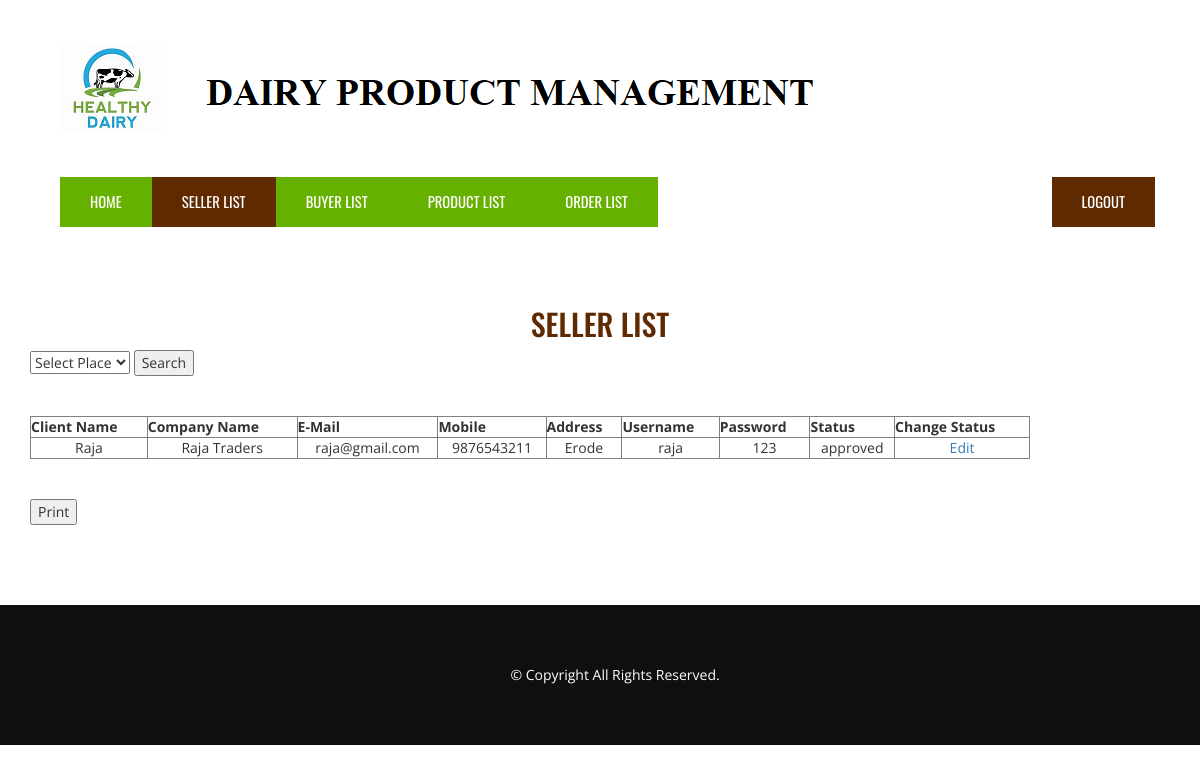
Screenshot of /admin-seller-list-place.php?address=Erode with the database file from the repository.
### tables this page shows
CREATE TABLE IF NOT EXISTS `seller` (
  `id` int(10) NOT NULL AUTO_INCREMENT,
  `sname` varchar(25) NOT NULL,
  `email` varchar(25) NOT NULL,
  `mobile` bigint(10) NOT NULL,
  `address` varchar(100) NOT NULL,
  `company` varchar(25) NOT NULL,
  `username` varchar(25) NOT NULL,
  `password` varchar(25) NOT NULL,
  `status` varchar(25) NOT NULL,
  PRIMARY KEY (`id`),
  UNIQUE KEY `username` (`username`)
);

### admin-seller-list-place.php (the view, shortened to what this page needs)
<?php
$address = $_REQUEST['address'];
$query = "select * from seller where address='$address' order by id desc";
$data = mysql_query($query);
?>
<!DOCTYPE HTML>
<html lang="en-US">
<head>
	<link href="https://maxcdn.bootstrapcdn.com/bootstrap/3.3.6/css/bootstrap.min.css" rel="stylesheet">
	<link rel="stylesheet" href="https://maxcdn.bootstrapcdn.com/font-awesome/4.5.0/css/font-awesome.min.css">
	<link href='css/style.css' rel='stylesheet' type='text/css'>
	<link rel="stylesheet" type="text/css" href="css/settings.css" media="screen" />
</head>
<body>
	<header class="header">
		<div class="container">
			<div class="container-fluid">
				<div class="header-top">
					<div class="col-md-3 col-sm-4 hidden-xs logo">
						<a href=""><img src="img/logo.png" alt="" /></a>
					</div>
				</div>
			</div>
			<nav class="navbar navbar-default">
			  <div class="container-fluid">
				<div class="collapse navbar-collapse" id="navigation">
				  <ul class="nav navbar-nav">
					<li><a href="admin-dashboard.php">Home </a></li>
					<li class="active"><a href="admin-seller-list.php">Seller List</a></li>
					<li><a href="admin-buyer-list.php">Buyer List</a></li>
                    <li><a href="admin-product-list.php">Product List</a></li>
					<li><a href="admin-order-list.php">Order List</a></li>
				  </ul>
				  <ul class="nav navbar-nav navbar-right">
					<li class="get-a-quote"><a href="logout.php">Logout</a></li>
				  </ul>
				</div>
			  </div>
			</nav>
		</div>
	</header>
	<section class="blog">
		<div class="container">
			<h2>Seller List</h2>
            <form method="post" action="admin-seller-list-place.php">
        	<select name="address" required >
                          <option value="" >Select Place</option>
                        </select>
                        <input type="submit" value="Search">
        </form>
        <br><br>
			<div class="blog-posts">
            <table border="1" width="1000" cellpadding="10" cellspacing="10">
<tr align="center"><th align="center">Client Name</th>
<th align="center">Company Name</th><th align="center">E-Mail</th><th align="center">Mobile</th><th align="center">Address</th><th align="center">Username</th><th align="center">Password</th><th align="center">Status</th><th align="center">Change Status</th>
</tr>
<?php while($rec = mysql_fetch_array($data)) { ?>
<tr align="center">
<td> <?php echo $rec['sname']; ?> </td>
<td> <?php echo $rec['company']; ?> </td>
<td> <?php echo $rec['email']; ?> </td>
<td> <?php echo $rec['mobile']; ?> </td>
<td> <?php echo $rec['address']; ?> </td>
<td> <?php echo $rec['username']; ?> </td>
<td> <?php echo $rec['password']; ?> </td>
<td> <?php echo $rec['status']; ?> </td>
<td> <a href="seller-status.php?id=<?php echo $rec['id']; ?>">Edit</a> </td>
</tr>
<?php } ?>
</table> <br><br>
<button onClick="myFunction()">Print</button>
			</div>
		</div>
	</section>
	<section class="footer">
		<div class="copyright text-center">
			<div class="container">
				<div class="row">
					<p class="copyright">&copy; Copyright All Rights Reserved.</p>
				</div>
			</div>
		</div>
	</section>
</body>
</html>

### css/style.css (style rules this page uses)
body,p,h1,h2,h3,h4,h5,h6 { font-family:'open sans' }
.logo { padding:25px 15px; }
@media screen and (max-width:1200px) and (min-width:992px) { ul.nav.navbar-nav li a { padding: 15px 30px !important; } }
div#navigation { border:none; }
nav.navbar.navbar-default { background:none; border:none; font-family: 'oswald'; font-size: 11pt; text-transform:uppercase; margin:0px; }
ul.nav.navbar-nav { background: #66b100; }
ul.nav.navbar-nav li a { color: #fff !important; }
ul.nav.navbar-nav li.active a { background: #5f2a00; }
ul.nav.navbar-nav li { transition:.2s all ease-in-out; }
ul.nav.navbar-nav li a { padding: 15px 45px; }
ul.nav.navbar-nav li.get-a-quote { background:#5f2a00; }
.header-top { padding: 20px 0px; display: table; width: 100%; }
section.blog { padding:80px 0px; }
section.blog h2 { font-family:'oswald'; color:#5f2a00; text-align:center; text-transform:uppercase; margin-top:0px; }
.copyright { background: #0f0f0f; color: #fff; padding: 30px; }
.copyright p { margin: 0px; }

### rows the page displays
seller: sname "Raja", company "Raja Traders", email "raja@gmail.com", mobile "9876543211", address "Erode", username "raja", password "123", status "approved"
